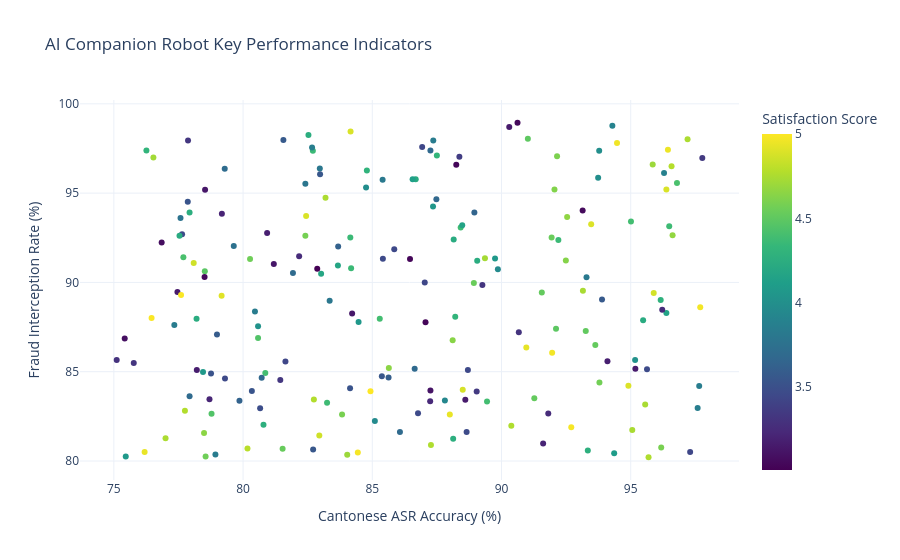

Notebook code cell kept with this figure:
### Markdown cell above
# [Cell 5] AI Performance Feature Scatter Plot

### Code cell
# Cell 5: AI Performance Scatter
fig3 = px.scatter(df3, x='cantonese_asr_accuracy_pct', y='fraud_interception_rate_pct', color='user_satisfaction_score',
                  title="AI Companion Robot Key Performance Indicators",
                  labels={'cantonese_asr_accuracy_pct': 'Cantonese ASR Accuracy (%)',
                          'fraud_interception_rate_pct': 'Fraud Interception Rate (%)',
                          'user_satisfaction_score': 'Satisfaction Score'},
                  color_continuous_scale="Viridis")
fig3.show()

### Figure 1 — Plotly figure (JSON) as saved in the notebook; plotly's stock layout.template omitted (floating-point values rounded to 4 significant figures; data arrays with more than 128 entries replaced by an {"elided": "..."} marker saying what was removed)
{"data": [{"hovertemplate": "Cantonese ASR Accuracy (%)=%{x}<br>Fraud Interception Rate (%)=%{y}<br>Satisfaction Score=%{marker.color}<extra></extra>", "legendgroup": "", "marker": {"color": {"elided": "200 float values"}, "coloraxis": "coloraxis", "symbol": "circle"}, "mode": "markers", "name": "", "orientation": "v", "showlegend": false, "type": "scatter", "x": {"elided": "200 float values"}, "xaxis": "x", "y": {"elided": "200 float values"}, "yaxis": "y"}], "layout": {"coloraxis": {"autocolorscale": false, "colorbar": {"title": {"text": "Satisfaction Score"}}, "colorscale": [[0, "#440154"], [0.1111, "#482878"], [0.2222, "#3e4989"], [0.3333, "#31688e"], [0.4444, "#26828e"], [0.5556, "#1f9e89"], [0.6667, "#35b779"], [0.7778, "#6ece58"], [0.8889, "#b5de2b"], [1, "#fde725"]]}, "legend": {"tracegroupgap": 0}, "title": {"text": "AI Companion Robot Key Performance Indicators"}, "xaxis": {"anchor": "y", "domain": [0, 1], "title": {"text": "Cantonese ASR Accuracy (%)"}}, "yaxis": {"anchor": "x", "domain": [0, 1], "title": {"text": "Fraud Interception Rate (%)"}}}}
